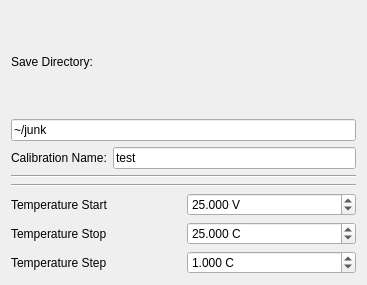
<?xml version="1.0" encoding="UTF-8"?>
<ui version="4.0">
 <class>Form</class>
 <widget class="QWidget" name="Form">
  <property name="geometry">
   <rect>
    <x>0</x>
    <y>0</y>
    <width>367</width>
    <height>285</height>
   </rect>
  </property>
  <property name="windowTitle">
   <string>Form</string>
  </property>
  <layout class="QVBoxLayout" name="verticalLayout">
   <item>
    <layout class="QGridLayout" name="save_params">
     <item row="2" column="1">
      <widget class="QLineEdit" name="calib_name">
       <property name="text">
        <string>test</string>
       </property>
       <property name="placeholderText">
        <string>test</string>
       </property>
      </widget>
     </item>
     <item row="2" column="0">
      <widget class="QLabel" name="label_12">
       <property name="enabled">
        <bool>true</bool>
       </property>
       <property name="text">
        <string>Calibration Name:</string>
       </property>
      </widget>
     </item>
     <item row="1" column="0" colspan="2">
      <widget class="QLineEdit" name="save_dir">
       <property name="text">
        <string>~/junk</string>
       </property>
       <property name="placeholderText">
        <string>C:\Users\</string>
       </property>
      </widget>
     </item>
     <item row="0" column="0" colspan="2">
      <widget class="QLabel" name="label_8">
       <property name="text">
        <string>Save Directory:</string>
       </property>
      </widget>
     </item>
    </layout>
   </item>
   <item>
    <widget class="Line" name="line_3">
     <property name="orientation">
      <enum>Qt::Horizontal</enum>
     </property>
    </widget>
   </item>
   <item>
    <layout class="QGridLayout" name="gridLayout">
     
    </layout>
   </item>
   <item>
    <widget class="Line" name="line_4">
     <property name="orientation">
      <enum>Qt::Horizontal</enum>
     </property>
    </widget>
   </item>
   <item>
    <layout class="QGridLayout" name="gridLayout_2">
     <item row="0" column="0">
      <widget class="QLabel" name="label_3">
       <property name="text">
        <string>Temperature Start</string>
       </property>
      </widget>
     </item>
     <item row="0" column="1">
      <widget class="QDoubleSpinBox" name="temp_start">
       <property name="suffix">
        <string> V</string>
       </property>
       <property name="decimals">
        <number>3</number>
       </property>
       <property name="minimum">
        <double>0.000000000000000</double>
       </property>
       <property name="maximum">
        <double>90.000000000000000</double>
       </property>
       <property name="singleStep">
        <double>0.01000000000000</double>
       </property>
       <property name="value">
        <double>25.000000000000000</double>
       </property>
      </widget>
     </item>
     <item row="1" column="0">
      <widget class="QLabel" name="label_4">
       <property name="text">
        <string>Temperature Stop</string>
       </property>
      </widget>
     </item>
     <item row="1" column="1">
      <widget class="QDoubleSpinBox" name="temp_stop">
       <property name="suffix">
        <string> C</string>
       </property>
       <property name="decimals">
        <number>3</number>
       </property>
       <property name="minimum">
        <double>0.000000000000000</double>
       </property>
       <property name="maximum">
        <double>90.000000000000000</double>
       </property>
       <property name="singleStep">
        <double>0.01000000000000</double>
       </property>
       <property name="value">
        <double>25.000000000000000</double>
       </property>
      </widget>
     </item>
     <item row="2" column="1">
      <widget class="QDoubleSpinBox" name="temp_step">
       <property name="suffix">
        <string> C</string>
       </property>
       <property name="decimals">
        <number>3</number>
       </property>
       <property name="minimum">
        <double>0.00000000000000</double>
       </property>
       <property name="maximum">
        <double>10.000000000000000</double>
       </property>
       <property name="singleStep">
        <double>0.01000000000000</double>
       </property>
       <property name="value">
        <double>1.00000000000000</double>
       </property>
      </widget>
     </item>
     <item row="2" column="0">
      <widget class="QLabel" name="label_2">
       <property name="text">
        <string>Temperature Step</string>
       </property>
      </widget>
     </item>
    </layout>
   </item>
  </layout>
 </widget>
 <resources/>
 <connections/>
</ui>
